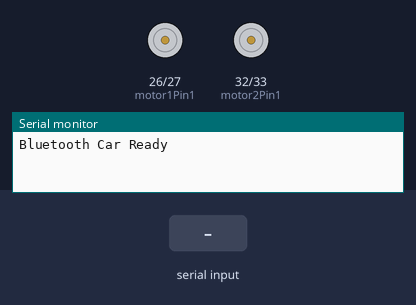
The sketch below on a simulated ESP32. Shown: motor-driver pin pairs drawn as motors (green arrow = first pin HIGH = forward, orange = second pin HIGH = backward, longer = more drive, scaled by the enable pin), the last lines printed to the serial monitor. The inputs (shaded band) are chosen by the test bench. Nothing arrives over Bluetooth unless stated.

Above: at 1.2 s.
1.3 s: "F" received over the second serial link
At 1.7 s:
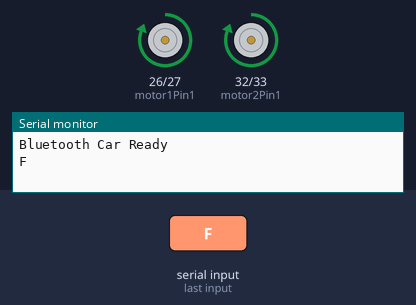
2.8 s: "B" received over the second serial link
At 4.0 s:
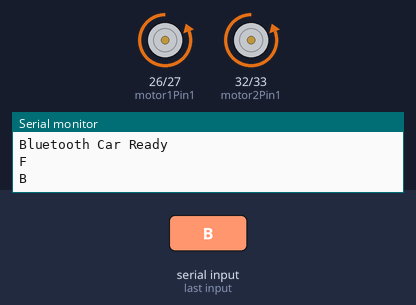
4.3 s: "L" received over the second serial link
At 5.1 s:
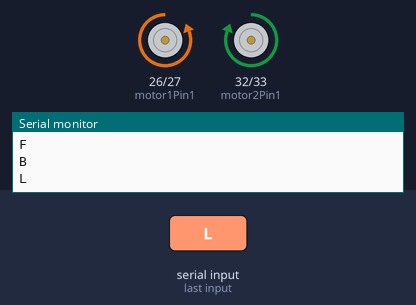
5.8 s: "R" received over the second serial link
At 6.3 s:
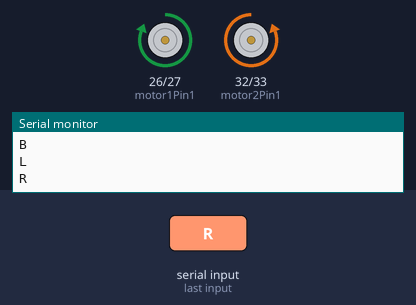
Timing chart, 0 to 8.3 s (numbered marks = the images above; inputs shaded):
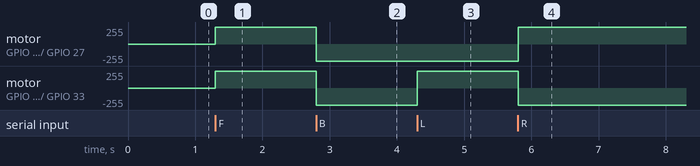

The sketch:

Wheel_controller.ino
```cpp
#include "BluetoothSerial.h"

BluetoothSerial SerialBT;

int motor1Pin1 = 26;
int motor1Pin2 = 27;
int motor2Pin1 = 32;
int motor2Pin2 = 33;
int enable1 = 14;
int enable2 = 25;

void setup() {
  Serial.begin(115200);
  SerialBT.begin("ESP32_Car");
  Serial.println("Bluetooth Car Ready");

  pinMode(motor1Pin1, OUTPUT);
  pinMode(motor1Pin2, OUTPUT);
  pinMode(motor2Pin1, OUTPUT);
  pinMode(motor2Pin2, OUTPUT);
  pinMode(enable1, OUTPUT);
  pinMode(enable2, OUTPUT);

  // Enable motors at full speed
  digitalWrite(enable1, HIGH);
  digitalWrite(enable2, HIGH);
}

void loop() {
  if (SerialBT.available()) {
    char c = SerialBT.read();
    Serial.println(c);

    if (c == 'F') forward();
    else if (c == 'B') backward();
    else if (c == 'L') left();
    else if (c == 'R') right();
    else if (c == 'S') stopCar();
  }
}

void forward() {
  digitalWrite(motor1Pin1, HIGH);
  digitalWrite(motor1Pin2, LOW);
  digitalWrite(motor2Pin1, HIGH);
  digitalWrite(motor2Pin2, LOW);
}

void backward() {
  digitalWrite(motor1Pin1, LOW);
  digitalWrite(motor1Pin2, HIGH);
  digitalWrite(motor2Pin1, LOW);
  digitalWrite(motor2Pin2, HIGH);
}

void left() {
  digitalWrite(motor1Pin1, LOW);
  digitalWrite(motor1Pin2, HIGH);
  digitalWrite(motor2Pin1, HIGH);
  digitalWrite(motor2Pin2, LOW);
}

void right() {
  digitalWrite(motor1Pin1, HIGH);
  digitalWrite(motor1Pin2, LOW);
  digitalWrite(motor2Pin1, LOW);
  digitalWrite(motor2Pin2, HIGH);
}

void stopCar() {
  digitalWrite(motor1Pin1, LOW);
  digitalWrite(motor1Pin2, LOW);
  digitalWrite(motor2Pin1, LOW);
  digitalWrite(motor2Pin2, LOW);
}
```

Measured:
- after the input at 1.3 s, motor on GPIO 26 (motor1Pin1) / GPIO 27 (motor1Pin2), motor on GPIO 32 (motor2Pin1) / GPIO 33 (motor2Pin2): stopped → forward 255/255 at once
- after the input at 2.8 s, motor on GPIO 26 (motor1Pin1) / GPIO 27 (motor1Pin2), motor on GPIO 32 (motor2Pin1) / GPIO 33 (motor2Pin2): forward 255/255 → backward 255/255 at once
- after the input at 4.3 s, motor on GPIO 32 (motor2Pin1) / GPIO 33 (motor2Pin2): backward 255/255 → forward 255/255 at once
- after the input at 5.8 s, motor on GPIO 26 (motor1Pin1) / GPIO 27 (motor1Pin2): backward 255/255 → forward 255/255 at once; motor on GPIO 32 (motor2Pin1) / GPIO 33 (motor2Pin2): forward 255/255 → backward 255/255 at once
